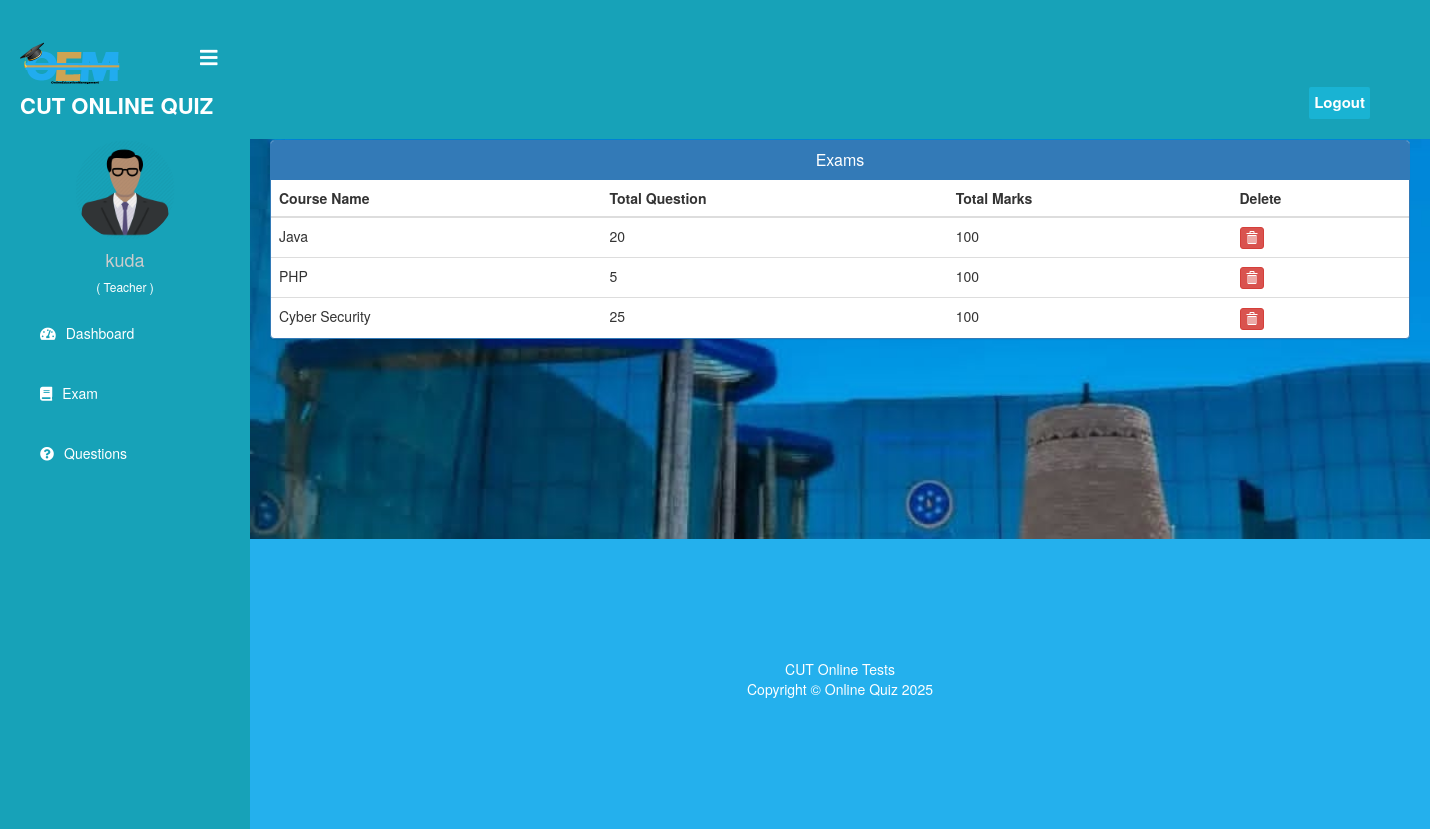
Screenshot of /teacher/teacher-view-exam (signed in) with the database file from the repository.
### quiz/models.py (models this page shows, shortened)
class Course(models.Model):
   course_name = models.CharField(max_length=50)
   question_number = models.PositiveIntegerField()
   total_marks = models.PositiveIntegerField()

### teacher/views.py (the view)
# urls.py: path('teacher-view-exam', views.teacher_view_exam_view,name='teacher-view-exam'),
@login_required(login_url='teacherlogin')
@user_passes_test(is_teacher)
def teacher_view_exam_view(request):
    courses = QMODEL.Course.objects.all()
    return render(request,'teacher/teacher_view_exam.html',{'courses':courses})

### teacher/views.py (called while the page is built)
def is_teacher(user):
    return user.groups.filter(name='TEACHER').exists()

### templates/teacher/teacher_view_exam.html (shortened to what this page needs)
{% extends 'teacher/teacherbase.html' %}
{% block content %}
{%load static%}
<head>
  <link href="//netdna.bootstrapcdn.com/bootstrap/3.0.0/css/bootstrap.min.css" rel="stylesheet" id="bootstrap-css">
</head>
<br><br>
<div class="container">
  <div class="panel panel-primary">
    <div class="panel-heading">
      <h6 class="panel-title">Exams</h6>
    </div>
    <table class="table table-hover" id="dev-table">
      <thead>
        <tr>
          <th>Course Name</th>
          <th>Total Question</th>
          <th>Total Marks</th>
          <th>Delete</th>
        </tr>
      </thead>
      {% for t in courses %}
      <tr>
        <td> {{t.course_name}}</td>
        <td>{{t.question_number}}</td>
        <td>{{t.total_marks}}</td>
        <td><a class="btn btn-danger btn-xs" href="{% url 'delete-exam' t.id  %}"><span class="glyphicon glyphicon-trash"></span></a></td>
      </tr>
      {% endfor %}
    </table>
  </div>
</div>
<br><br><br><br><br><br>
{% endblock content %}

### templates/teacher/teacherbase.html (shortened to what this page needs)
<!DOCTYPE html>
{% load static %}
<html lang="en" dir="ltr">
<head>
  <link rel="stylesheet" href="https://cdnjs.cloudflare.com/ajax/libs/font-awesome/5.12.1/css/all.min.css">
</head>
<body>
  <header>
    <label for="check">
      <i style="left: 200px;margin-top: 17px;"class="fas fa-bars" id="sidebar_btn"></i>
    </label>
    <div class="left_area">
      <img src="{% static "../static/image/assets/images/oem.png" %}" width="100rem" class="profile_image" alt="">
      <h3 style="color: var(--white);">CUT Online Quiz</h3>
    </div>
    <div class="right_area">
  <form action="{% url 'logout' %}" method="POST">
    <button class="logout_btn" type="submit">Logout</button>
</form>
    </div>
  </header>
  <div class="sidebar">
    <br><br>
    <center>
      <img src="{% static "image/teacher.png" %}" class="profile_image" alt="">
      <h4>{{request.user.first_name}}</h4>
      <h6 style="color: rgb(255, 255, 255);">( Teacher )</h6>
    </center>
    <a href="/teacher/teacher-dashboard"><i class="fas fa-tachometer-alt"></i><span>Dashboard</span></a>
    <a href="/teacher/teacher-exam"><i class="fas fa-book"></i><span>Exam</span></a>
    <a href="/teacher/teacher-question"><i class="fas fa-question-circle"></i><span>Questions</span></a>
  </div>
  <div class="content">
    <br><br><br><br><br>
    {% block content %}
    {% endblock content %}
    <br><br><br>
    {% include "quiz/footer.html" %}
  </div>
</body>
</html>

### templates/teacher/teacherbase.html (style rules this page uses)
:root { --blue: #24b0ed; --indigo: #6610f2; --purple: #6f42c1; --pink: #e83e8c; --red: #dc3545; --orange: #fd7e14; --yellow: #ffc107; --green: #28a745; --teal: #20c997; --cyan: #17a2b8; --white: #fff; --gray: #6c757d; --gray-dark: #343a40; --primary: #24b0ed; --secondary: #6c757d; --success: #28a745; --info: #17a2b8; --warning: #ffc107; --danger: #dc3545; --light: #f8f9fa; --dark: #343a40; --breakpoint-xs: 0; --breakpoint-sm: 576px; --breakpoint-md: 768px; --breakpoint-lg: 992px; --breakpoint-xl: 1200px; --font-family-sans-serif: -apple-system, BlinkMacSystemFont, "Segoe UI", Roboto, "Helvetica Neue", Arial, "Noto Sans", sans-serif, "Apple Color Emoji", "Segoe UI Emoji", "Segoe UI Symbol", "Noto Color Emoji"; --font-family-monospace: SFMono-Regular, Menlo, Monaco, Consolas, "Liberation Mono", "Courier New", monospace; }
a:link { text-decoration: none; }
body { margin: 0; padding: 0; font-family: "Gill Sans", sans-serif;; }
header { position: fixed; background: var(--cyan); padding: 20px; width: 100%; z-index: 1; }
.left_area h3 { color: #fff; margin: 0px; text-transform: uppercase; font-size: 22px; font-weight: 900; }
.logout_btn { padding: 5px; background: #19B3D3; text-decoration: none; float: right; margin-top: -30px; margin-right: 40px; border-radius: 2px; font-size: 15px; font-weight: 600; color: #fff; transition: 0.5s; border:none; }
.sidebar { background: var(--cyan); margin-top: 70px; padding-top: 30px; position: fixed; left: 0; width: 250px; height: 100%; transition: 0.5s; transition-property: left; }
.sidebar .profile_image { width: 100px; height: 100px; border-radius: 100px; margin-bottom: 10px; }
.sidebar h4 { color: #ccc; margin-top: 0; }
.sidebar a { color: #fff; display: block; width: 100%; line-height: 60px; text-decoration: none; padding-left: 40px; box-sizing: border-box; transition: 0.5s; }
.sidebar i { padding-right: 10px; }
label #sidebar_btn { z-index: 1; color: #fff; position: fixed; cursor: pointer; left: 300px; font-size: 20px; margin: 5px 0; transition: 0.5s; transition-property: color; }
.content { margin-left: 250px; background: url(./../../static/image/assets/images/background.jpeg) no-repeat; background-position: center; background-size: cover; transition: 0.5s; }

### templates/teacher/teacher_view_exam.html (style rules this page uses)
a:link { text-decoration: none; }
h6 { text-align: center; }

### templates/quiz/footer.html (style rules this page uses)
:root { --blue: #24b0ed; --indigo: #6610f2; --purple: #6f42c1; --pink: #e83e8c; --red: #dc3545; --orange: #fd7e14; --yellow: #ffc107; --green: #28a745; --teal: #20c997; --cyan: #17a2b8; --white: #fff; --gray: #6c757d; --gray-dark: #343a40; --primary: #24b0ed; --secondary: #6c757d; --success: #28a745; --info: #17a2b8; --warning: #ffc107; --danger: #dc3545; --light: #f8f9fa; --dark: #343a40; --breakpoint-xs: 0; --breakpoint-sm: 576px; --breakpoint-md: 768px; --breakpoint-lg: 992px; --breakpoint-xl: 1200px; --font-family-sans-serif: -apple-system, BlinkMacSystemFont, "Segoe UI", Roboto, "Helvetica Neue", Arial, "Noto Sans", sans-serif, "Apple Color Emoji", "Segoe UI Emoji", "Segoe UI Symbol", "Noto Color Emoji"; --font-family-monospace: SFMono-Regular, Menlo, Monaco, Consolas, "Liberation Mono", "Courier New", monospace; }

### rows the page displays
Course: course_name "Java", question_number "20", total_marks "100"
Course: course_name "PHP", question_number "5", total_marks "100"
Course: course_name "Cyber Security", question_number "25", total_marks "100"

### other values shown
{{ request.user.first_name }} "kuda"
